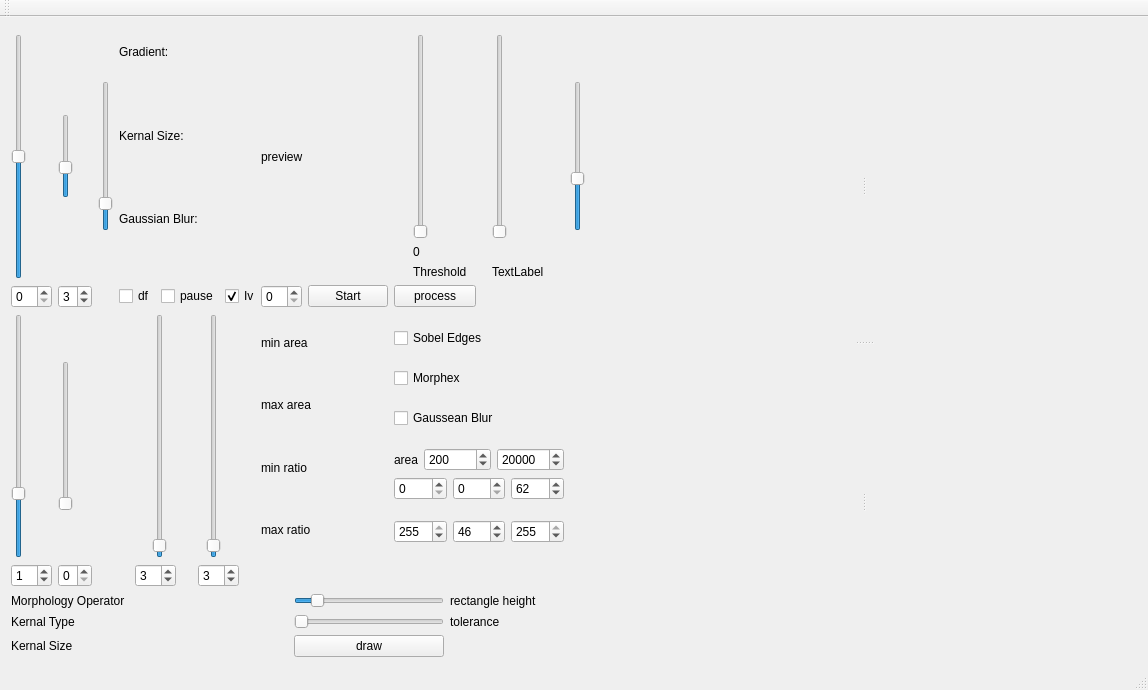
<?xml version="1.0" encoding="UTF-8"?>
<ui version="4.0">
 <class>MainWindow</class>
 <widget class="QMainWindow" name="MainWindow">
  <property name="geometry">
   <rect>
    <x>0</x>
    <y>0</y>
    <width>1148</width>
    <height>690</height>
   </rect>
  </property>
  <property name="windowTitle">
   <string>MainWindow</string>
  </property>
  <widget class="QWidget" name="centralWidget">
   <layout class="QGridLayout" name="gridLayout_2">
    <item row="0" column="1" rowspan="3">
     <widget class="QSplitter" name="splitter_3">
      <property name="minimumSize">
       <size>
        <width>400</width>
        <height>400</height>
       </size>
      </property>
      <property name="orientation">
       <enum>Qt::Vertical</enum>
      </property>
      <widget class="QSplitter" name="splitter">
       <property name="orientation">
        <enum>Qt::Horizontal</enum>
       </property>
       <widget class="QLabel" name="ol">
        <property name="sizePolicy">
         <sizepolicy hsizetype="Ignored" vsizetype="Ignored">
          <horstretch>0</horstretch>
          <verstretch>0</verstretch>
         </sizepolicy>
        </property>
        <property name="autoFillBackground">
         <bool>true</bool>
        </property>
        <property name="text">
         <string/>
        </property>
        <property name="scaledContents">
         <bool>true</bool>
        </property>
       </widget>
       <widget class="QLabel" name="nl">
        <property name="sizePolicy">
         <sizepolicy hsizetype="Ignored" vsizetype="Ignored">
          <horstretch>0</horstretch>
          <verstretch>0</verstretch>
         </sizepolicy>
        </property>
        <property name="autoFillBackground">
         <bool>true</bool>
        </property>
        <property name="text">
         <string/>
        </property>
        <property name="scaledContents">
         <bool>true</bool>
        </property>
       </widget>
      </widget>
      <widget class="QSplitter" name="splitter_2">
       <property name="orientation">
        <enum>Qt::Horizontal</enum>
       </property>
       <widget class="QLabel" name="contourDisplayImg">
        <property name="sizePolicy">
         <sizepolicy hsizetype="Ignored" vsizetype="Ignored">
          <horstretch>0</horstretch>
          <verstretch>0</verstretch>
         </sizepolicy>
        </property>
        <property name="autoFillBackground">
         <bool>true</bool>
        </property>
        <property name="text">
         <string/>
        </property>
        <property name="scaledContents">
         <bool>true</bool>
        </property>
       </widget>
       <widget class="QLabel" name="rectangleDisplayImg">
        <property name="sizePolicy">
         <sizepolicy hsizetype="Ignored" vsizetype="Ignored">
          <horstretch>0</horstretch>
          <verstretch>0</verstretch>
         </sizepolicy>
        </property>
        <property name="autoFillBackground">
         <bool>true</bool>
        </property>
        <property name="text">
         <string/>
        </property>
        <property name="scaledContents">
         <bool>true</bool>
        </property>
       </widget>
      </widget>
     </widget>
    </item>
    <item row="1" column="0">
     <layout class="QGridLayout" name="gridLayout">
      <item row="1" column="6">
       <layout class="QHBoxLayout" name="horizontalLayout_3">
        <item>
         <widget class="QPushButton" name="processRectanglesButton">
          <property name="text">
           <string>process</string>
          </property>
         </widget>
        </item>
        <item>
         <widget class="QLabel" name="contourRetrievalModeLabel">
          <property name="text">
           <string/>
          </property>
         </widget>
        </item>
       </layout>
      </item>
      <item row="0" column="1">
       <widget class="QSlider" name="sobelKernalSizeSlider">
        <property name="enabled">
         <bool>true</bool>
        </property>
        <property name="sizePolicy">
         <sizepolicy hsizetype="Fixed" vsizetype="Fixed">
          <horstretch>0</horstretch>
          <verstretch>0</verstretch>
         </sizepolicy>
        </property>
        <property name="minimumSize">
         <size>
          <width>0</width>
          <height>70</height>
         </size>
        </property>
        <property name="minimum">
         <number>0</number>
        </property>
        <property name="maximum">
         <number>3</number>
        </property>
        <property name="singleStep">
         <number>1</number>
        </property>
        <property name="pageStep">
         <number>1</number>
        </property>
        <property name="value">
         <number>1</number>
        </property>
        <property name="tracking">
         <bool>false</bool>
        </property>
        <property name="orientation">
         <enum>Qt::Vertical</enum>
        </property>
       </widget>
      </item>
      <item row="0" column="7">
       <widget class="QSlider" name="contourRModeSlider">
        <property name="sizePolicy">
         <sizepolicy hsizetype="Fixed" vsizetype="Fixed">
          <horstretch>0</horstretch>
          <verstretch>0</verstretch>
         </sizepolicy>
        </property>
        <property name="minimumSize">
         <size>
          <width>0</width>
          <height>150</height>
         </size>
        </property>
        <property name="maximum">
         <number>3</number>
        </property>
        <property name="pageStep">
         <number>1</number>
        </property>
        <property name="value">
         <number>1</number>
        </property>
        <property name="orientation">
         <enum>Qt::Vertical</enum>
        </property>
       </widget>
      </item>
      <item row="1" column="3">
       <layout class="QHBoxLayout" name="horizontalLayout_4">
        <item>
         <widget class="QCheckBox" name="df">
          <property name="text">
           <string>df</string>
          </property>
         </widget>
        </item>
        <item>
         <widget class="QCheckBox" name="pause_button">
          <property name="enabled">
           <bool>true</bool>
          </property>
          <property name="text">
           <string>pause</string>
          </property>
         </widget>
        </item>
        <item>
         <widget class="QCheckBox" name="checkBox">
          <property name="sizePolicy">
           <sizepolicy hsizetype="Fixed" vsizetype="Fixed">
            <horstretch>0</horstretch>
            <verstretch>0</verstretch>
           </sizepolicy>
          </property>
          <property name="minimumSize">
           <size>
            <width>30</width>
            <height>0</height>
           </size>
          </property>
          <property name="maximumSize">
           <size>
            <width>30</width>
            <height>16777215</height>
           </size>
          </property>
          <property name="text">
           <string>Iv</string>
          </property>
          <property name="checked">
           <bool>true</bool>
          </property>
         </widget>
        </item>
       </layout>
      </item>
      <item row="0" column="3">
       <layout class="QVBoxLayout" name="verticalLayout">
        <item>
         <widget class="QLabel" name="label">
          <property name="text">
           <string>Gradient:</string>
          </property>
         </widget>
        </item>
        <item>
         <widget class="QLabel" name="sobelGradientLabel">
          <property name="text">
           <string/>
          </property>
         </widget>
        </item>
        <item>
         <widget class="QLabel" name="kernalSizeLabel">
          <property name="text">
           <string>Kernal Size:</string>
          </property>
         </widget>
        </item>
        <item>
         <widget class="QLabel" name="sobelKernalSizeLabel">
          <property name="text">
           <string/>
          </property>
         </widget>
        </item>
        <item>
         <widget class="QLabel" name="label_3">
          <property name="text">
           <string>Gaussian Blur:</string>
          </property>
         </widget>
        </item>
        <item>
         <widget class="QLabel" name="GBlurAmtLabel">
          <property name="text">
           <string/>
          </property>
         </widget>
        </item>
       </layout>
      </item>
      <item row="0" column="0">
       <widget class="QSlider" name="sobelGradientSlider">
        <property name="maximum">
         <number>90</number>
        </property>
        <property name="pageStep">
         <number>1</number>
        </property>
        <property name="value">
         <number>45</number>
        </property>
        <property name="orientation">
         <enum>Qt::Vertical</enum>
        </property>
       </widget>
      </item>
      <item row="1" column="1">
       <widget class="QSpinBox" name="sobelKernalSizeSpinbox">
        <property name="minimum">
         <number>1</number>
        </property>
        <property name="maximum">
         <number>7</number>
        </property>
        <property name="singleStep">
         <number>2</number>
        </property>
        <property name="value">
         <number>3</number>
        </property>
       </widget>
      </item>
      <item row="1" column="0">
       <widget class="QSpinBox" name="sobelGradientSpinBox">
        <property name="maximum">
         <number>90</number>
        </property>
       </widget>
      </item>
      <item row="3" column="0">
       <widget class="QSpinBox" name="MorphologyOperatorDisplay">
        <property name="value">
         <number>1</number>
        </property>
       </widget>
      </item>
      <item row="0" column="2">
       <widget class="QSlider" name="GBlurAmtSlider">
        <property name="sizePolicy">
         <sizepolicy hsizetype="Fixed" vsizetype="Fixed">
          <horstretch>0</horstretch>
          <verstretch>0</verstretch>
         </sizepolicy>
        </property>
        <property name="minimumSize">
         <size>
          <width>0</width>
          <height>150</height>
         </size>
        </property>
        <property name="mouseTracking">
         <bool>false</bool>
        </property>
        <property name="minimum">
         <number>0</number>
        </property>
        <property name="maximum">
         <number>20</number>
        </property>
        <property name="singleStep">
         <number>1</number>
        </property>
        <property name="pageStep">
         <number>1</number>
        </property>
        <property name="value">
         <number>3</number>
        </property>
        <property name="tracking">
         <bool>false</bool>
        </property>
        <property name="orientation">
         <enum>Qt::Vertical</enum>
        </property>
       </widget>
      </item>
      <item row="2" column="1">
       <widget class="QSlider" name="kernal_Type_slider">
        <property name="sizePolicy">
         <sizepolicy hsizetype="Fixed" vsizetype="Fixed">
          <horstretch>0</horstretch>
          <verstretch>0</verstretch>
         </sizepolicy>
        </property>
        <property name="minimumSize">
         <size>
          <width>0</width>
          <height>150</height>
         </size>
        </property>
        <property name="layoutDirection">
         <enum>Qt::LeftToRight</enum>
        </property>
        <property name="maximum">
         <number>2</number>
        </property>
        <property name="pageStep">
         <number>1</number>
        </property>
        <property name="orientation">
         <enum>Qt::Vertical</enum>
        </property>
       </widget>
      </item>
      <item row="2" column="3">
       <layout class="QHBoxLayout" name="horizontalLayout">
        <property name="sizeConstraint">
         <enum>QLayout::SetMinimumSize</enum>
        </property>
        <item>
         <widget class="QSlider" name="kernal_width_slider">
          <property name="minimum">
           <number>1</number>
          </property>
          <property name="maximum">
           <number>99</number>
          </property>
          <property name="singleStep">
           <number>1</number>
          </property>
          <property name="pageStep">
           <number>1</number>
          </property>
          <property name="value">
           <number>3</number>
          </property>
          <property name="orientation">
           <enum>Qt::Vertical</enum>
          </property>
         </widget>
        </item>
        <item>
         <widget class="QSlider" name="kernal_height_slider">
          <property name="minimum">
           <number>1</number>
          </property>
          <property name="pageStep">
           <number>1</number>
          </property>
          <property name="value">
           <number>3</number>
          </property>
          <property name="orientation">
           <enum>Qt::Vertical</enum>
          </property>
         </widget>
        </item>
       </layout>
      </item>
      <item row="2" column="0">
       <widget class="QSlider" name="morphOperatorSlider">
        <property name="maximum">
         <number>4</number>
        </property>
        <property name="pageStep">
         <number>1</number>
        </property>
        <property name="value">
         <number>1</number>
        </property>
        <property name="orientation">
         <enum>Qt::Vertical</enum>
        </property>
       </widget>
      </item>
      <item row="3" column="1">
       <widget class="QSpinBox" name="kernalTypeSpin">
        <property name="maximum">
         <number>2</number>
        </property>
       </widget>
      </item>
      <item row="3" column="3">
       <layout class="QHBoxLayout" name="horizontalLayout_2">
        <property name="sizeConstraint">
         <enum>QLayout::SetFixedSize</enum>
        </property>
        <item>
         <widget class="QSpinBox" name="kernalWidthSpin">
          <property name="sizePolicy">
           <sizepolicy hsizetype="Fixed" vsizetype="Fixed">
            <horstretch>0</horstretch>
            <verstretch>0</verstretch>
           </sizepolicy>
          </property>
          <property name="minimum">
           <number>1</number>
          </property>
          <property name="value">
           <number>3</number>
          </property>
         </widget>
        </item>
        <item>
         <widget class="QSpinBox" name="kernalHeightSpin">
          <property name="enabled">
           <bool>true</bool>
          </property>
          <property name="sizePolicy">
           <sizepolicy hsizetype="Fixed" vsizetype="Fixed">
            <horstretch>0</horstretch>
            <verstretch>0</verstretch>
           </sizepolicy>
          </property>
          <property name="minimum">
           <number>1</number>
          </property>
          <property name="value">
           <number>3</number>
          </property>
         </widget>
        </item>
       </layout>
      </item>
      <item row="0" column="6">
       <layout class="QGridLayout" name="gridLayout_4">
        <item row="2" column="1">
         <widget class="QLabel" name="label_8">
          <property name="text">
           <string>TextLabel</string>
          </property>
         </widget>
        </item>
        <item row="0" column="0">
         <widget class="QSlider" name="finalThresholdSlider_2">
          <property name="maximum">
           <number>254</number>
          </property>
          <property name="orientation">
           <enum>Qt::Vertical</enum>
          </property>
         </widget>
        </item>
        <item row="2" column="0">
         <widget class="QLabel" name="label_2">
          <property name="text">
           <string>Threshold</string>
          </property>
         </widget>
        </item>
        <item row="0" column="1">
         <widget class="QSlider" name="verticalSlider">
          <property name="orientation">
           <enum>Qt::Vertical</enum>
          </property>
         </widget>
        </item>
        <item row="1" column="0">
         <widget class="QLabel" name="finalThresholdLabel">
          <property name="text">
           <string>0</string>
          </property>
         </widget>
        </item>
       </layout>
      </item>
      <item row="2" column="5">
       <layout class="QGridLayout" name="gridLayout_5">
        <item row="1" column="1">
         <widget class="QLabel" name="minAreaLabel">
          <property name="text">
           <string/>
          </property>
         </widget>
        </item>
        <item row="2" column="0">
         <widget class="QLabel" name="label_10">
          <property name="text">
           <string>max area</string>
          </property>
         </widget>
        </item>
        <item row="2" column="1">
         <widget class="QLabel" name="maxAreaLabel">
          <property name="text">
           <string/>
          </property>
         </widget>
        </item>
        <item row="3" column="0">
         <widget class="QLabel" name="label_12">
          <property name="text">
           <string>min ratio</string>
          </property>
         </widget>
        </item>
        <item row="1" column="0">
         <widget class="QLabel" name="label_7">
          <property name="text">
           <string>min area</string>
          </property>
         </widget>
        </item>
        <item row="4" column="1">
         <widget class="QLabel" name="maxRatioLabel">
          <property name="text">
           <string/>
          </property>
         </widget>
        </item>
        <item row="3" column="1">
         <widget class="QLabel" name="minRatioLabel">
          <property name="text">
           <string/>
          </property>
         </widget>
        </item>
        <item row="4" column="0">
         <widget class="QLabel" name="label_13">
          <property name="text">
           <string>max ratio</string>
          </property>
         </widget>
        </item>
       </layout>
      </item>
      <item row="1" column="5">
       <layout class="QHBoxLayout" name="horizontalLayout_6">
        <item>
         <widget class="QSpinBox" name="nameSpin"/>
        </item>
        <item>
         <widget class="QPushButton" name="open">
          <property name="text">
           <string>Start</string>
          </property>
         </widget>
        </item>
       </layout>
      </item>
      <item row="0" column="5">
       <layout class="QVBoxLayout" name="verticalLayout_2">
        <item>
         <widget class="QLabel" name="previewLabel">
          <property name="sizePolicy">
           <sizepolicy hsizetype="Ignored" vsizetype="Ignored">
            <horstretch>0</horstretch>
            <verstretch>0</verstretch>
           </sizepolicy>
          </property>
          <property name="autoFillBackground">
           <bool>true</bool>
          </property>
          <property name="text">
           <string>preview</string>
          </property>
          <property name="scaledContents">
           <bool>true</bool>
          </property>
         </widget>
        </item>
       </layout>
      </item>
      <item row="2" column="6">
       <layout class="QGridLayout" name="gridLayout_6">
        <item row="2" column="0">
         <widget class="QCheckBox" name="cb_Gauss">
          <property name="text">
           <string>Gaussean Blur</string>
          </property>
         </widget>
        </item>
        <item row="1" column="0">
         <widget class="QCheckBox" name="cb_morphex">
          <property name="text">
           <string>Morphex</string>
          </property>
         </widget>
        </item>
        <item row="0" column="0">
         <widget class="QCheckBox" name="cb_sobel">
          <property name="text">
           <string>Sobel Edges</string>
          </property>
         </widget>
        </item>
        <item row="3" column="0">
         <layout class="QGridLayout" name="gridLayout_7">
          <item row="1" column="0">
           <layout class="QHBoxLayout" name="horizontalLayout_5">
            <item>
             <widget class="QSpinBox" name="sb_a">
              <property name="maximum">
               <number>255</number>
              </property>
             </widget>
            </item>
            <item>
             <widget class="QSpinBox" name="sb_b">
              <property name="maximum">
               <number>255</number>
              </property>
             </widget>
            </item>
            <item>
             <widget class="QSpinBox" name="sb_c">
              <property name="maximum">
               <number>255</number>
              </property>
              <property name="value">
               <number>62</number>
              </property>
             </widget>
            </item>
           </layout>
          </item>
          <item row="0" column="0">
           <layout class="QHBoxLayout" name="horizontalLayout_8">
            <item>
             <widget class="QLabel" name="label_9">
              <property name="text">
               <string>area</string>
              </property>
             </widget>
            </item>
            <item>
             <widget class="QSpinBox" name="minA">
              <property name="maximum">
               <number>100000</number>
              </property>
              <property name="value">
               <number>200</number>
              </property>
             </widget>
            </item>
            <item>
             <widget class="QSpinBox" name="maxA">
              <property name="maximum">
               <number>1000000</number>
              </property>
              <property name="value">
               <number>20000</number>
              </property>
             </widget>
            </item>
           </layout>
          </item>
         </layout>
        </item>
        <item row="4" column="0">
         <layout class="QHBoxLayout" name="horizontalLayout_7">
          <item>
           <widget class="QSpinBox" name="sb_d">
            <property name="maximum">
             <number>255</number>
            </property>
            <property name="value">
             <number>255</number>
            </property>
           </widget>
          </item>
          <item>
           <widget class="QSpinBox" name="sb_e">
            <property name="maximum">
             <number>255</number>
            </property>
            <property name="value">
             <number>46</number>
            </property>
           </widget>
          </item>
          <item>
           <widget class="QSpinBox" name="sb_f">
            <property name="maximum">
             <number>255</number>
            </property>
            <property name="value">
             <number>255</number>
            </property>
           </widget>
          </item>
         </layout>
        </item>
       </layout>
      </item>
     </layout>
    </item>
    <item row="2" column="0">
     <layout class="QGridLayout" name="gridLayout_3">
      <item row="2" column="1">
       <widget class="QLabel" name="KernalSizeLabel">
        <property name="text">
         <string/>
        </property>
       </widget>
      </item>
      <item row="1" column="1">
       <widget class="QLabel" name="kernalTypeLabel">
        <property name="text">
         <string/>
        </property>
       </widget>
      </item>
      <item row="0" column="1">
       <widget class="QLabel" name="morphologyOperatorLabel">
        <property name="text">
         <string/>
        </property>
       </widget>
      </item>
      <item row="2" column="0">
       <widget class="QLabel" name="label_4">
        <property name="text">
         <string>Kernal Size</string>
        </property>
       </widget>
      </item>
      <item row="1" column="0">
       <widget class="QLabel" name="label_5">
        <property name="text">
         <string>Kernal Type</string>
        </property>
       </widget>
      </item>
      <item row="0" column="0">
       <widget class="QLabel" name="label_6">
        <property name="text">
         <string>Morphology Operator</string>
        </property>
       </widget>
      </item>
      <item row="1" column="2">
       <widget class="QSlider" name="rectangleToleranceSlider">
        <property name="sizePolicy">
         <sizepolicy hsizetype="Fixed" vsizetype="Fixed">
          <horstretch>0</horstretch>
          <verstretch>0</verstretch>
         </sizepolicy>
        </property>
        <property name="minimumSize">
         <size>
          <width>150</width>
          <height>0</height>
         </size>
        </property>
        <property name="minimum">
         <number>1</number>
        </property>
        <property name="maximum">
         <number>10</number>
        </property>
        <property name="pageStep">
         <number>1</number>
        </property>
        <property name="orientation">
         <enum>Qt::Horizontal</enum>
        </property>
       </widget>
      </item>
      <item row="0" column="2">
       <widget class="QSlider" name="rectHeightSlider">
        <property name="sizePolicy">
         <sizepolicy hsizetype="Fixed" vsizetype="Fixed">
          <horstretch>0</horstretch>
          <verstretch>0</verstretch>
         </sizepolicy>
        </property>
        <property name="minimumSize">
         <size>
          <width>150</width>
          <height>0</height>
         </size>
        </property>
        <property name="minimum">
         <number>1</number>
        </property>
        <property name="maximum">
         <number>400</number>
        </property>
        <property name="pageStep">
         <number>1</number>
        </property>
        <property name="value">
         <number>48</number>
        </property>
        <property name="orientation">
         <enum>Qt::Horizontal</enum>
        </property>
       </widget>
      </item>
      <item row="0" column="3">
       <widget class="QLabel" name="aspectRatioLabel">
        <property name="sizePolicy">
         <sizepolicy hsizetype="Minimum" vsizetype="Preferred">
          <horstretch>0</horstretch>
          <verstretch>0</verstretch>
         </sizepolicy>
        </property>
        <property name="text">
         <string>rectangle height</string>
        </property>
       </widget>
      </item>
      <item row="1" column="3">
       <widget class="QLabel" name="toleranceLabel">
        <property name="sizePolicy">
         <sizepolicy hsizetype="Minimum" vsizetype="Preferred">
          <horstretch>0</horstretch>
          <verstretch>0</verstretch>
         </sizepolicy>
        </property>
        <property name="text">
         <string>tolerance</string>
        </property>
       </widget>
      </item>
      <item row="2" column="2">
       <widget class="QPushButton" name="drawItOnOriginal">
        <property name="text">
         <string>draw</string>
        </property>
       </widget>
      </item>
     </layout>
    </item>
   </layout>
  </widget>
  <widget class="QMenuBar" name="menuBar">
   <property name="geometry">
    <rect>
     <x>0</x>
     <y>0</y>
     <width>1148</width>
     <height>24</height>
    </rect>
   </property>
  </widget>
  <widget class="QToolBar" name="mainToolBar">
   <attribute name="toolBarArea">
    <enum>TopToolBarArea</enum>
   </attribute>
   <attribute name="toolBarBreak">
    <bool>false</bool>
   </attribute>
  </widget>
  <widget class="QStatusBar" name="statusBar"/>
 </widget>
 <layoutdefault spacing="6" margin="11"/>
 <resources/>
 <connections/>
</ui>
